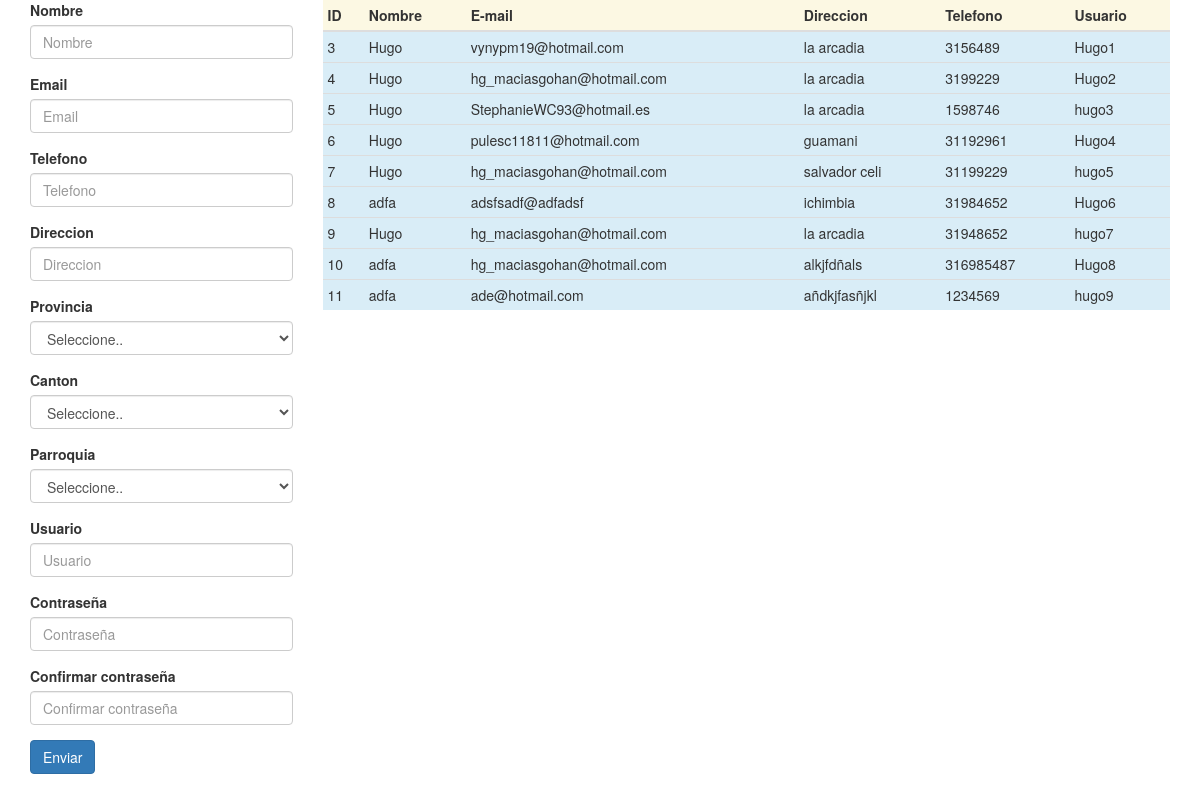
The page / on the database its author committed.
### tables this page shows
CREATE TABLE IF NOT EXISTS `usuario` (
`id` int(3) NOT NULL,
  `nombre` varchar(100) NOT NULL,
  `email` varchar(50) NOT NULL,
  `telefono` varchar(13) NOT NULL,
  `direccion` varchar(50) NOT NULL,
  `provincia` varchar(50) NOT NULL,
  `canton` varchar(50) NOT NULL,
  `parroquia` varchar(50) NOT NULL,
  `usuario` varchar(15) NOT NULL,
  `contrasenia` varchar(20) NOT NULL
);

### index.php (the view, shortened to what this page needs)
<?php
$conn = new mysqli('localhost' , 'root' , '', 'registro');
$query = "SELECT * FROM usuario";
$result = $conn ->query($query);
$rows= $result ->num_rows;
$usuarios =array();
for ($j=0; $j <$rows ; $j++) {
  $result->data_seek($j);
  $usuarios[]= $result-> fetch_array(MYSQLI_ASSOC);
}
?>
<!DOCTYPE html>
<html>
<head>
	<link href="css/bootstrap.min.css" rel="stylesheet">
</head>
	<body>
		<div class="container">
			<div class="row">
				<div class="col-md-3">
					<form id="usuario">
				    	<div class="form-group">
				    		<label for="nombre">Nombre</label>
					        <input type="text" class="form-control" name="nombre" id="nombre" value="" placeholder="Nombre">
					    </div>
						<div class="form-group">
						    <label for="email">Email</label>
					        <input type="text" class="form-control" name="email" id="email" value="" placeholder="Email">
				        </div>
				        <div class="form-group">
						    <label for="telefono">Telefono</label>
					        <input type="text" class="form-control" name="telefono" id="telefono" value="" placeholder="Telefono">
				        </div>
				        <div class="form-group">
						    <label for="direccion">Direccion</label>
					        <input type="text" class="form-control" name="direccion" id="direccion" value="" placeholder="Direccion">
				        </div>
				        <div class="form-group">
						    <label for="provincia">Provincia</label>
						    <select class="form-control" id="txtprovincia" name="provincia">
						    	<option value="">Seleccione..</option>
						    </select>
			        	</div>
			        	<div class="form-group">
						    <label for="canton">Canton</label>
					        <select class="form-control" id="txtcanton" name="canton">
						    	<option vaue="">Seleccione..</option>
						    </select>
			        	</div>
			        	<div class="form-group">
						    <label for="parroquia">Parroquia</label>
					        <select class="form-control" id="txtparroquia" name="parroquia">
						    	<option value="">Seleccione..</option>
						    </select>
			        	</div>
				        <div class="form-group">
						    <label for="usuario">Usuario</label>
					        <input type="text" class="form-control" name="usuario" id="txtusuario" value="" placeholder="Usuario">
				        </div>
				        <div class="form-group">
						    <label for="contrasena">Contraseña</label>
					        <input type="password" class="form-control" name="contrasenia" id="contrasenia" value="" placeholder="Contraseña">
				        </div>
				        <div class="form-group">
						    <label for="conf-contrasena">Confirmar contraseña</label>
					        <input type="password" class="form-control" name="conf_contrasena" id="conf_contrasena" value="" placeholder="Confirmar contraseña">
				        </div>
		   			</form>
		   			<button type="button" class="btn btn-primary" id="btn-enviar">Enviar</button>
			 	</div>
			 	<div class="col-md-9">
					<div class="table-responsive" >
						<table id="tabla-registro" class="table table-hover table-condensed table-striped">
							<thead>
								<tr class="warning">
									<th>ID</th>
									<th>Nombre</th>
									<th>E-mail</th>
									<th>Direccion</th>
									<th>Telefono</th>
									<th>Usuario</th>
								</tr>
							</thead>
							<tbody>
								<?php
									$contador=0;
									foreach ($usuarios as $usuario) {
										echo '<tr class="info">';
											echo '<td class="id" data-campo="id">';
												echo $usuario['id'];
											echo '</td>';
											echo '<td id="nombre"' . $contador . 'data-campo="nombre">';
												echo $usuario['nombre'];
											echo '</td>';
											echo '<td id="email"' . $contador . 'data-campo="email">';
												echo $usuario['email'];
											echo '</td>';
											echo '<td id="direccion"' . $contador . 'data-campo="direccion">';
												echo $usuario['direccion'];
											echo '</td>';
											echo '<td id="telefono"' . $contador . 'data-campo="telefono">';
												echo $usuario['telefono'];
											echo '</td>';
											echo '<td id="usuario"' . $contador . 'data-campo="usuario">';
												echo $usuario['usuario'];
											echo '</td>';
										echo '</tr>';
										$contador++;
									}
								?>
							</tbody>
						</table>
					</div>
				</div>
			</div>
		</div>
	</body>
</html>

### rows shown on the page
usuario: id "3", nombre "Hugo", email "vynypm19@hotmail.com", direccion "la arcadia", telefono "3156489", usuario "Hugo1"
usuario: id "4", nombre "Hugo", email "hg_maciasgohan@hotmail.com", direccion "la arcadia", telefono "3199229", usuario "Hugo2"
usuario: id "5", nombre "Hugo", email "StephanieWC93@hotmail.es", direccion "la arcadia", telefono "1598746", usuario "hugo3"
usuario: id "6", nombre "Hugo", email "pulesc11811@hotmail.com", direccion "guamani", telefono "31192961", usuario "Hugo4"
usuario: id "7", nombre "Hugo", email "hg_maciasgohan@hotmail.com", direccion "salvador celi", telefono "31199229", usuario "hugo5"
usuario: id "8", nombre "adfa", email "adsfsadf@adfadsf", direccion "ichimbia", telefono "31984652", usuario "Hugo6"
usuario: id "9", nombre "Hugo", email "hg_maciasgohan@hotmail.com", direccion "la arcadia", telefono "31948652", usuario "hugo7"
usuario: id "10", nombre "adfa", email "hg_maciasgohan@hotmail.com", direccion "alkjfdñals", telefono "316985487", usuario "Hugo8"
usuario: id "11", nombre "adfa", email "ade@hotmail.com", direccion "añdkjfasñjkl", telefono "1234569", usuario "hugo9"
